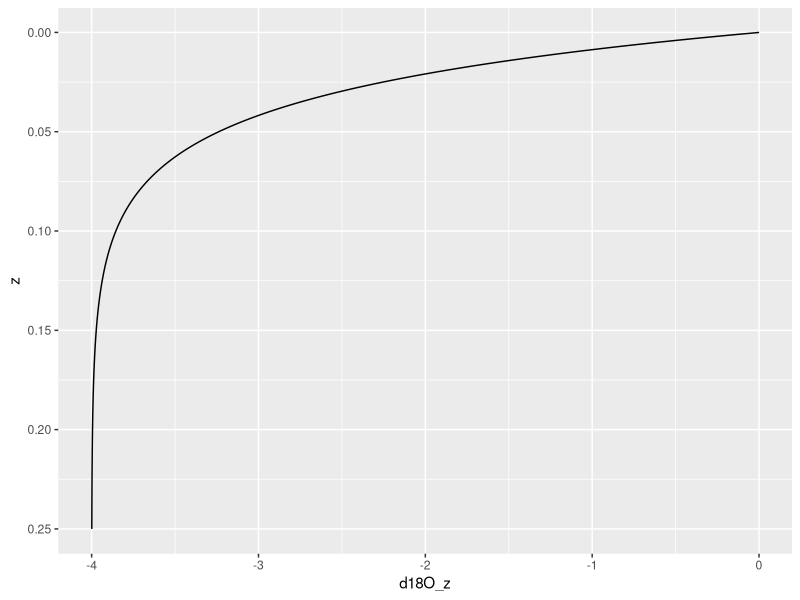
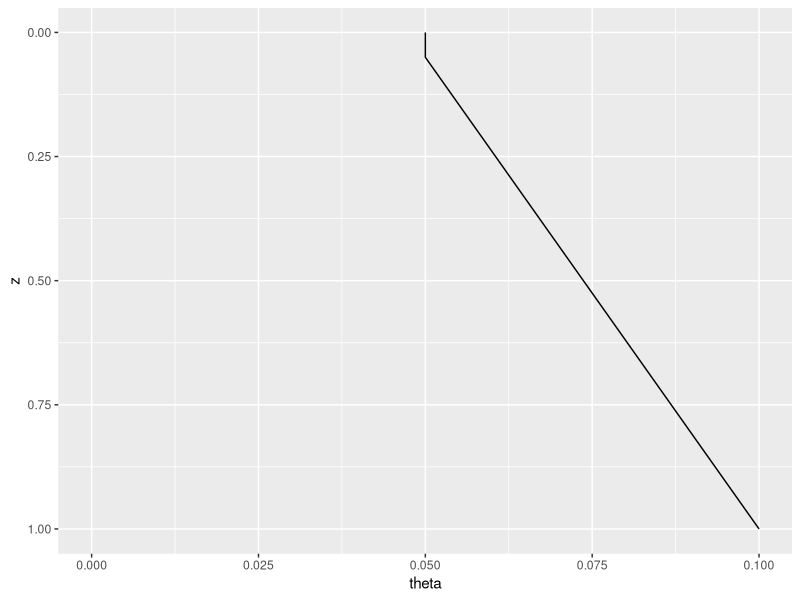
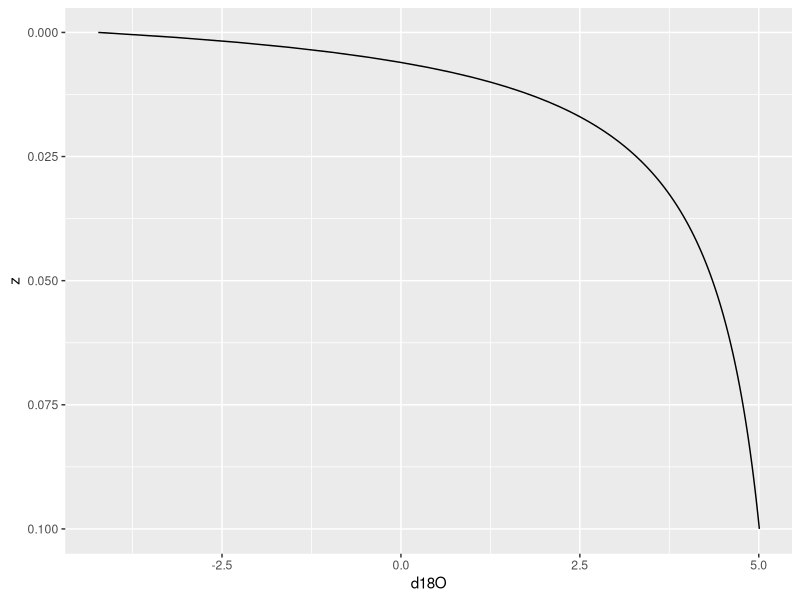
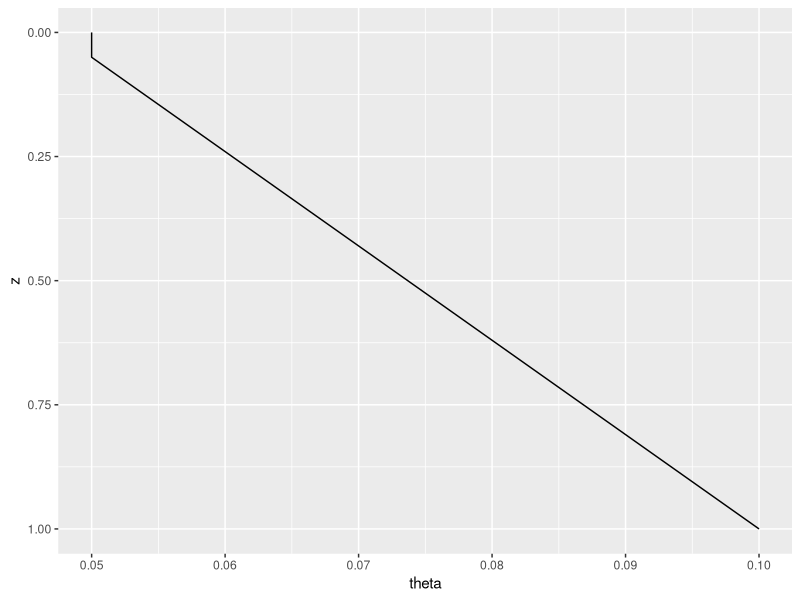

Write R code to recreate these figures, in order.
## ---- chunk 1
library(tidyverse)
## ---- chunk 2
saturated_soil <- tibble(
  # set up 
  z = seq(0,1, by = .001), #m
  
  #Oxygen isotope boundary conditions
  d18O_res = -4, #permil
  d18O_surface = 0, #permil
  
  #Soil boundary conditions
  E = 10E-9, #m/sec - this is just under 1 mm / day (0.864 mm/ day)
  p = 0.3, # porosity, unitless
  tau = 0.67, #toruosity, unitless
  theta = 0.3, #volumetric water content unitless
  D = 1.5E-9, #m^2 / sec from Barnes and Allison, 1988
  f = tau*theta,

  
  #calculated terms
  D_star = f*D,  #m^2 / sec
  z_l = D_star/E, #m
  d18O_z = d18O_res + (d18O_surface - d18O_res)*exp(-z/z_l) #permil
)

saturated_soil %>% ggplot()+aes(x = d18O_z, y = z) + geom_line()  + scale_y_reverse(limits = c(0.25, 0)) + scale_x_continuous(limits = c(-4,0))
## ---- chunk 3
water_C <- tibble (
  z = seq (0,1, by = 0.001),
  theta = ifelse(z<=0.05, 0.05, (z+0.9)/19)
)
  
water_C %>% ggplot () + aes(x = theta, y = z) %>% geom_line()+scale_y_reverse()+scale_x_continuous(limits = c(0,.1))
## ---- chunk 4
temp.K = 293.15



## ---- chunk 5
vt_region <-  tibble(
  #the basics: 
  z = seq(0,.1, by = .001), #m
  temp = 20, #°C
  temp.K = temp + 273.15,
  rho = 997, #kg/m^3
  
  #fractionation factors:
  R = 8.314, #J/mol-K
  epsilon_d18O_eq = -7.685+6.7123*(1E3/temp.K)-1.6664*(1E6/temp.K^2)+0.35041*(1E9/temp.K^3),
  alpha_eq = exp(epsilon_d18O_eq/1000),
  alpha_kin = .975, 
  epsilon_kin = -25, #permil
  
  #isotope boundary conditions: 
  d18O_res = -4, #permil
  d180_surface = 0, #permil
  d18O_a = -14, #permil
  
  #Soil boundary conditions
  E = 10E-9, #m/sec
  p = 0.3, # porosity, unitless
  tau = 0.67, #toruosity, unitless
  theta = ifelse(z<=0.05, 0.05, (z+0.9)/19), #changes through the profile 
  N_sat = 0.017, #kg/m^2
  D = 1.5E-9, #m^2 / sec from Barnes and Allison, 1988
  D_v = 2.42E-5,
  f = tau*theta,
  D_star = f*D,  #m^2 / sec
  
  #liquid diffusion length scale 
  z_l = D_star/E, #m
  
  #relative humidity: 
  h_a = 0.2, 
  
  # water concentration: 
  theta_bar = 0.065,
  theta_0 = 0.05,
  
  #calculated terms
  eta = (1-h_a)/epsilon_kin,
  z_bar = (N_sat*D_v)/(rho*E),
  
  a = 0.05, #m
  diffusion_term  = (eta*(1+d18O_res)) + (d18O_res - d18O_a),
  humidity_term = (z/ (z+h_a*z_bar)),
  d18O =  (d18O_a + epsilon_d18O_eq + diffusion_term*humidity_term)/alpha_eq
  
)



vt_region %>% ggplot () + aes (x = d18O, y = z) + geom_line() + scale_y_reverse()

## ---- chunk 6
lt_region <- tibble (
  z = seq (0, 1, by=0.001),
  temp = 20, #°C
  temp.K = temp + 273.15,
  rho = 997, #kg/m^3
  
  #fractionation factors:
  R = 8.314, #J/mol-K
  epsilon_d18O_eq = -7.685+6.7123*(1E3/temp.K)-1.6664*(1E6/temp.K^2)+0.35041*(1E9/temp.K^3),
  alpha_eq = exp(epsilon_d18O_eq/1000),
  alpha_kin = 0.975, 
  epsilon_kin = -25, #permil
  
  #isotope boundary conditions: 
  d18O_res = -4, #permil
  d180_surface = 0, #permil
  d18O_a = -14, #permil

  #Soil boundary conditions
  E = 10E-10, #m/sec
  p = 0.3, # porosity, unitless
  tau = 0.67, #toruosity, unitless
  theta = ifelse(z<=0.05, 0.05, (z+0.9)/19), #changes through the profile
  N_sat = 0.017, #kg/m^2
  D = 1.5E-9, #m^2 / sec from Barnes and Allison, 1988
  D_v = 2.42E-5,
  f = tau*theta,
  D_star = f*D,  #m^2 / sec
  
  #length scales
  z_l = D_star/E, #m
  z_v = (alpha_eq*alpha_kin*D_star*N_sat)/(E*rho)
  
  
  #d18O_ltr <- d18O_res + ()
)
  

lt_region %>% ggplot() + aes (x=theta, y = z) + geom_line () + scale_y_reverse()
## ---- chunk 7
z <- seq(0, 1, by = 0.001)
theta <- ifelse(z<=0.05, 0.05, (z+0.9)/19)
